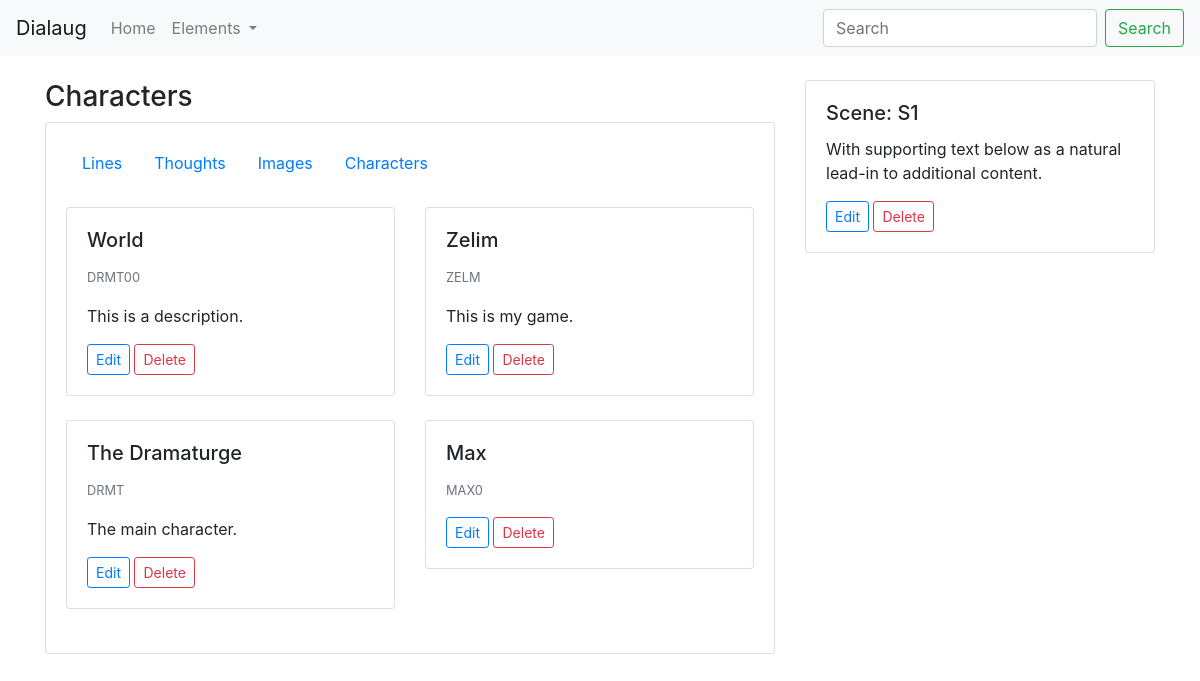
Screenshot of /scenes/1/characters with the database file from the repository.
### characters/models.py (models this page shows, shortened)
class Character(models.Model):
    name = models.CharField(blank=True, null=True, max_length=80)
    age = models.PositiveSmallIntegerField(blank=True, null=True)
    gender = models.CharField(blank=True, null=True, max_length=80)
    code = models.CharField(blank=True, null=True, max_length=6)
    description = models.TextField(blank=True, null=True)
    def get_edit_url(self):
        return reverse("characters:edit-character", kwargs={'pk': self.id})
    def get_delete_url(self):
        return reverse("characters:delete-character", kwargs={'pk': self.id})

### scenes/models.py (models this page shows, shortened)
class Scene(models.Model):
    description = models.TextField(default='')
    characters = models.ManyToManyField(Character)
    def get_absolute_url(self):
        return reverse('scenes:show-scene', kwargs={'pk': self.pk})
    def get_edit_url(self):
        return reverse('scenes:edit-scene', kwargs={'pk': self.pk})
    def get_characters_url(self):
        return reverse('scenes:characters-scene', kwargs={'pk': self.pk})

### scenes/views.py (the view)
# urls.py: path('<int:pk>/characters', views.characters_view, name='characters-scene'),
def characters_view(request, pk):
    scene = get_object_or_404(Scene, pk=pk)
    characters = scene.characters.all()
    context = {
        'scene': scene,
        'characters': characters
    }
    return render(request, 'scenes/characters.html', context)

### scenes/templates/scenes/characters.html
{% extends 'base.html' %}
{% block content %}
    <div class="container">
        <br>
        <div class="row">
            <div class="col-md-8">
                <h3>Characters</h3>
                <div class="card">
                    <div class="card-body">
                        <ul class="nav">
                            <li class="nav-item">
                                <a class="nav-link" href="{{ scene.get_absolute_url }}">Lines</a>
                            </li>
                            <li class="nav-item">
                                <a class="nav-link" href="#">Thoughts</a>
                            </li>
                            <li class="nav-item">
                                <a class="nav-link" href="#">Images</a>
                            </li>
                            <li class="nav-item">
                                <a class="nav-link active" href="{{ scene.get_characters_url }}">Characters</a>
                            </li>
                        </ul>
                        <br>
                        <div class="row">
                            {% for character in characters %}
                            <div class="col-md-6">
                                <div class="card">
                                    <div class="card-body">
                                        <h5 class="card-title">{{ character.name }}</h5>
                                        <p class="card-text"><small class="text-muted">{{ character.code }}</small></p>
                                        <p class="card-text">{{ character.description }}</p>
                                        <a href="{{ character.get_edit_url }}" class="btn btn-outline-primary btn-sm">Edit</a>
                                        <a href="{{ character.get_delete_url }}" class="btn btn-outline-danger btn-sm">Delete</a>
                                    </div>
                                </div>
                                <br>
                            </div>
                            {% endfor %}
                        </div>
                    </div>
                </div>
            </div>
            <div class="col-md-4">
                <div class="card">
                    <div class="card-body">
                        <h5 class="card-title">Scene: S{{ scene.pk }}</h5>
                        <p class="card-text">With supporting text below as a natural lead-in to additional content.</p>
                        <a href="{{ scene.get_edit_url }}" class="btn btn-outline-primary btn-sm">Edit</a>
                        <a href="{{ scene.get_edit_url }}" class="btn btn-outline-danger btn-sm">Delete</a>
                    </div>
                </div>
            </div>
        </div>
    </div>
{% endblock %}

### rows the page displays
Character: name "World", code "DRMT00", description "This is a description."
Character: name "Zelim", code "ZELM", description "This is my game."
Character: name "The Dramaturge", code "DRMT", description "The main character."
Character: name "Max", code "MAX0"
Scene: pk "1"
